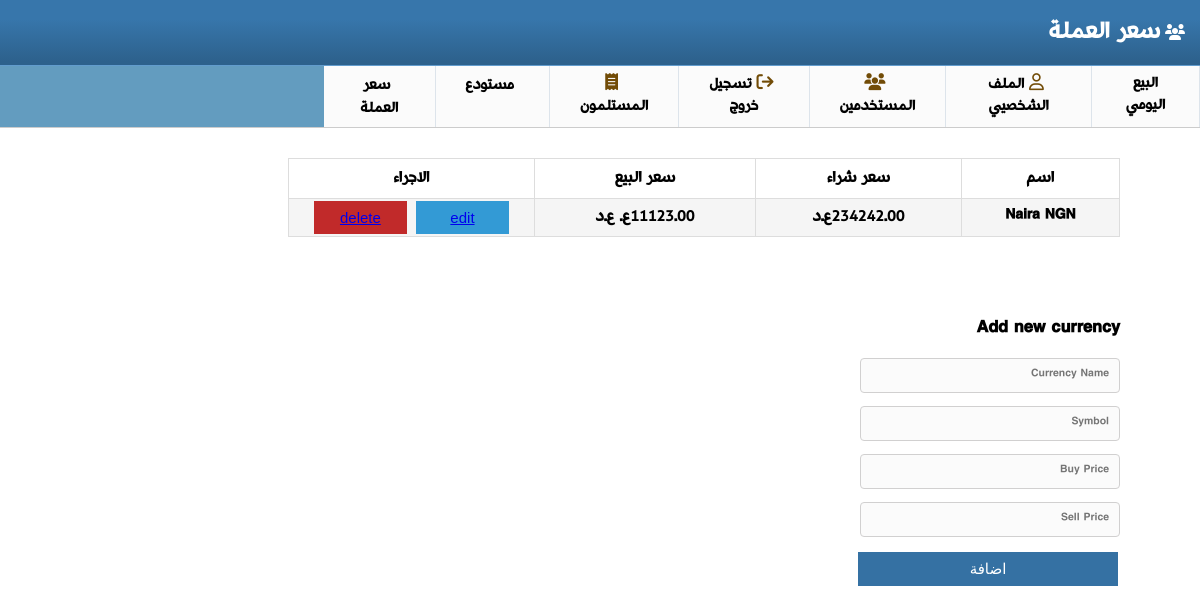
The app's page /currencies/rates/ (signed in), older data.
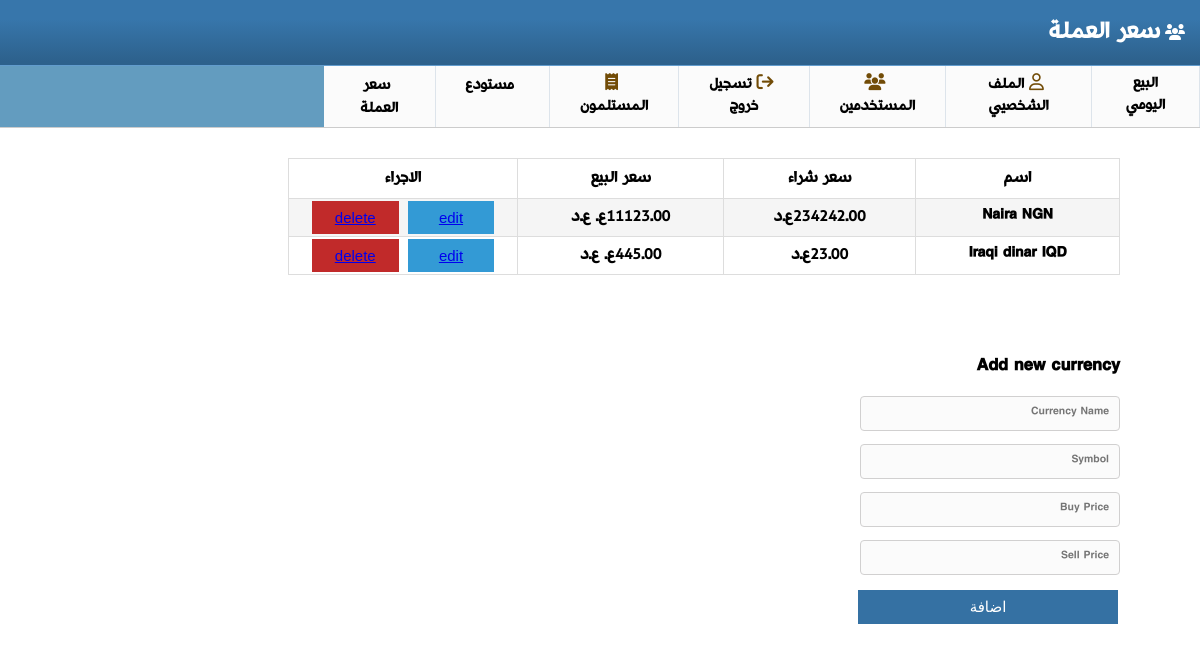
The same page, newer data.
### currencies/models.py (models this page shows, shortened)
class Currency(models.Model):
    sell_price = models.DecimalField(max_digits=70, decimal_places=2)
    buy_price = models.DecimalField(max_digits=70, decimal_places=2)
    name = models.CharField(max_length=100)
    symbol = models.CharField(max_length=12)

### currencies/views.py (the view)
# urls.py: path('rates/', Rates),
@login_required
def Rates(request):
    currencies = Currency.objects.all()
    return render(request, 'currencies/rate.html', {'currencies': currencies})

### templates/currencies/rate.html (shortened to what this page needs)
{% extends "base.html" %}
{% load static %}
{% block header %}
سعر العملة{% endblock header %}
{% block content %}
        <div class="container">
           <table>
                    <tr>
                        <th>اسم</th>
                        <th>سعر شراء</th>
                        <th>سعر البيع</th>
                         {% if request.user.is_admin  %}
                        <th>الاجراء</th>
                        {% endif  %}
                    </tr>
                    {% for c in currencies  %}
                    <tr>
                        <td>{{c.name}} {{c.symbol}}</td>
                        <td>{{c.sell_price}}ع.د</td>
                        <td>{{c.buy_price}}ع. ع.د</td>
                        {% if request.user.is_admin  %}
                        <td>
                            <button class="edit">
                            <a href="/currencies/edit/{{c.id}}/">
                                edit
                            </a>
                            </button>
                            <button class="delete"><a href="/currencies/delete/{{c.id}}/">
                                delete
                            </a></button>
                        </td>
                        {% endif  %}
                    </tr>
                    {% endfor  %}
           </table>
        </div>
          <div class="container">
                <div class="addnew-user customer-details">
                         {% if request.user.is_admin  %}
                         <h3>Add  new currency</h3>
                        <form action="/currencies/add/" method="POST">
                            <div class="form-control">
                                <input type="text" placeholder="Currency Name" name="name" />
                            </div>
                            <div class="form-control">
                                <input type="text" placeholder="Symbol" name="symbol" />
                            </div>
                            <div class="form-control">
                                <input type="number" placeholder="Buy Price" name="buy_price" />
                            </div>
                             <div class="form-control">
                                <input type="number" placeholder="Sell Price" name="sell_price" />
                            </div>
                            <button>اضافة</button>
                        </form>
                        {% endif  %}
                </div>
            </div>
{% endblock content %}

Row changes from the older to the newer data that the page shows:
added Currency: name "Iraqi dinar", symbol "IQD", sell_price "23.00", buy_price "445.00"
